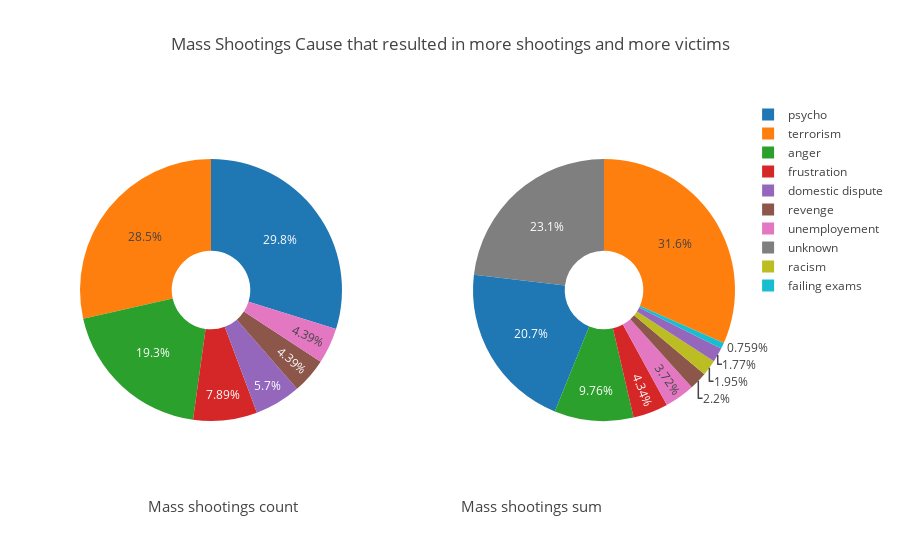

Source (notebook cell):
### Code cell
trace1=go.Pie(values=new_cause_cnt['Total victims'],labels=new_cause_cnt.Cause,hoverinfo='percent+label+name',
              name='Mass shootings count',hole=0.3,domain=dict(x=[0,0.4]))
trace2=go.Pie(values=new_cause_sum['Total victims'],labels=new_cause_sum.Cause,hoverinfo='percent+label+name',
             hole=0.3,name='Mass shootings sum',domain=dict(x=[0.6,1.0]))
annotations=[dict(showarrow=False,font=dict(size=15),text='Mass shootings count',x=0.1,y=-0.1)]
annotations.append(dict(showarrow=False,font=dict(size=15),text='Mass shootings sum',x=0.8,y=-0.1))
layout=dict(title="Mass Shootings Cause that resulted in more shootings and more victims",annotations=annotations)
fig=dict(data=[trace1,trace2],layout=layout)
iplot(fig)

### Figure 1 — Plotly figure (JSON) as saved in the notebook; plotly's stock layout.template omitted (floating-point values rounded to 4 significant figures)
{"data": [{"domain": {"x": [0, 0.4]}, "hole": 0.3, "hoverinfo": "percent+label+name", "labels": ["psycho", "terrorism", "anger", "frustration", "domestic dispute", "revenge", "unemployement"], "name": "Mass shootings count", "type": "pie", "uid": "0a95c30d-8698-4dc4-9766-405477e1b6f6", "values": [68, 65, 44, 18, 13, 10, 10]}, {"domain": {"x": [0.6, 1]}, "hole": 0.3, "hoverinfo": "percent+label+name", "labels": ["terrorism", "unknown", "psycho", "anger", "frustration", "unemployement", "revenge", "racism", "domestic dispute", "failing exams"], "name": "Mass shootings sum", "type": "pie", "uid": "d1598191-f95c-4e33-ae0f-63d8203aa621", "values": [875, 640, 574, 270, 120, 103, 61, 54, 49, 21]}], "layout": {"annotations": [{"font": {"size": 15}, "showarrow": false, "text": "Mass shootings count", "x": 0.1, "y": -0.1}, {"font": {"size": 15}, "showarrow": false, "text": "Mass shootings sum", "x": 0.8, "y": -0.1}], "title": "Mass Shootings Cause that resulted in more shootings and more victims"}}
